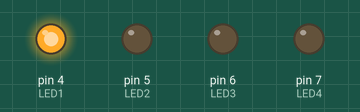
The sketch below on a simulated Arduino Uno, built with avr-gcc and run on an emulated ATmega328P. Parts: output pins drawn as LEDs (lit = HIGH).

Above: at 0.5 s.
At 2.5 s:
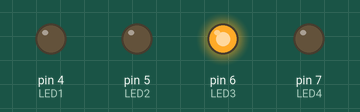
At 3.5 s:
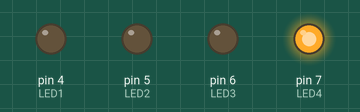
At 5.5 s:
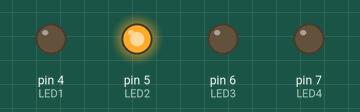
Timing chart, 0 to 7.8 s (numbered marks = the images above):
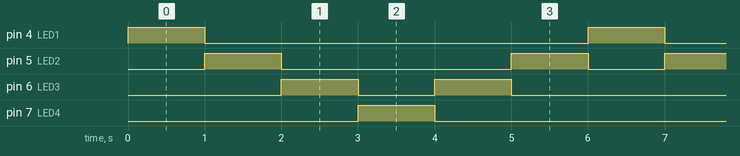

Measured:
- by itself, pin 4 (LED1), pin 7 (LED4): alternates HIGH for 1.0 s and LOW for 5.0 s
- by itself, pin 5 (LED2): repeats every 6.0 s: LOW 3.0 s, HIGH 1.0 s, LOW 1.0 s, HIGH 1.0 s
- by itself, pin 6 (LED3): repeats every 6.0 s: LOW 1.0 s, HIGH 1.0 s, LOW 3.0 s, HIGH 1.0 s

The sketch:

SheetOne-QuestionTwo.ino
```cpp
int LED1 = 4;
int LED2 = 5;
int LED3 = 6;
int LED4 = 7;

void setup() {
pinMode(LED1,OUTPUT);
pinMode(LED2,OUTPUT);  //All pins are output
pinMode(LED3,OUTPUT);
pinMode(LED4,OUTPUT);

}

void loop() {
  digitalWrite(LED1,HIGH);    // LED1 ON
  delay(1000);

  digitalWrite(LED1,LOW);
  digitalWrite(LED2,HIGH);        // LED2 ON
  delay(1000);

  digitalWrite(LED2,LOW);
  digitalWrite(LED3,HIGH);    //LED3 ON
  delay(1000);

  digitalWrite(LED3,LOW);
  digitalWrite(LED4,HIGH);   //LED4 ON
  delay(1000);

  digitalWrite(LED4,LOW);
  digitalWrite(LED3,HIGH);  // LED3 ON
  delay(1000);

  digitalWrite(LED3,LOW);
  digitalWrite(LED2,HIGH);       // LED2 ON
  delay(1000);

  digitalWrite(LED2,LOW);
}
```
